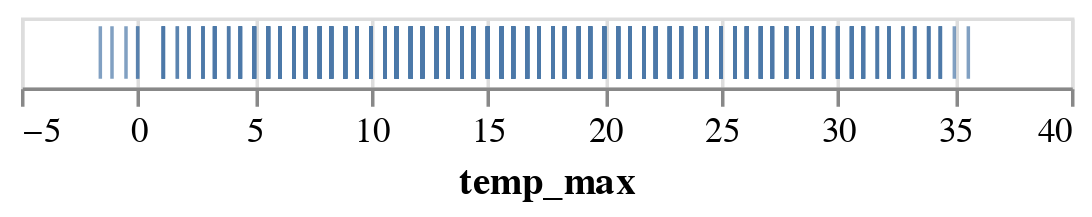

Notebook cell for this chart:
### Code cell
show(
    data(['temp_max']),
    {
        'view': [
            {
                'mark': [
                    {
                        'type': 'tick',
                        'encoding': [{'channel': 'x', 'field': 'temp_max'}],
                    }
                ],
                'scale': [{'channel': 'x', 'type': 'linear'}],
            }
        ]
    },
)

### Figure 1 — Vega-Lite specification as saved in the notebook (floating-point values rounded to 4 significant figures; data arrays with more than 128 entries replaced by an {"elided": "..."} marker saying what was removed)
{"config": {"view": {"continuousWidth": 300, "continuousHeight": 300}}, "data": {"name": "data-6881b3c76720a51ecae2e2fb5659aff4"}, "mark": {"type": "tick"}, "encoding": {"x": {"field": "temp_max", "scale": {"type": "linear"}, "type": "quantitative"}}, "$schema": "https://vega.github.io/schema/vega-lite/v5.20.1.json", "datasets": {"data-6881b3c76720a51ecae2e2fb5659aff4": {"elided": "1461 records"}}}
